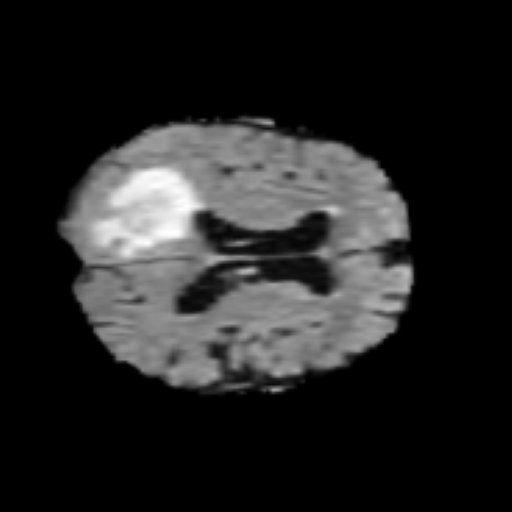
#> input picture deepgtv/dataset/Bao/ref/1.png, 512 x 512 px, found by its file name; the run also reads 2 pictures not shown here
$ jupyter execute --allow-errors 2.ipynb
#> lines starting #> are read from the running program, lines starting #| are printed output that depends on the picture
[cell 1]
import cv2
import numpy as np
import matplotlib.pyplot as plt

[cell 2]
# Đọc hai bức ảnh gốc và sau khi denoise
image_original = cv2.imread('dataset/brain/ref/1.png', cv2.IMREAD_GRAYSCALE)
#> image_original is the input picture: shape (512, 512); min 0, max 255, mean 35.4
image_denoised = cv2.imread('dataset/brain/noisy/1.png', cv2.IMREAD_GRAYSCALE)
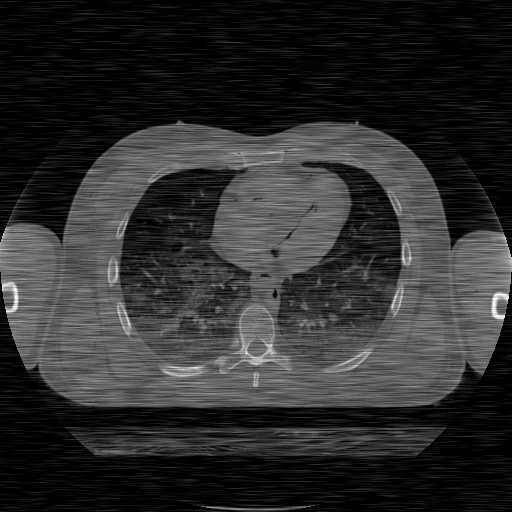
#> input picture deepgtv/dataset/Test/noisy/1.png, 512 x 512 px, found by its file name
#> image_denoised is the input picture: shape (512, 512); min 0, max 255, mean 44.7

intensity_original = image_original.ravel()
intensity_denoised = image_denoised.ravel()
# Tạo trục X (X Direction)
x_direction = list(range(len(intensity_original)))
#> x_direction = 262144 items

# Vẽ biểu đồ Intensity-Direction cho cả hai ảnh
plt.figure(figsize=(12, 6))
plt.plot(x_direction, intensity_original, label='Original Image', linewidth=1, color='blue', linestyle='--')
plt.plot(x_direction, intensity_denoised, label='Denoised Image', linewidth=1, color='black', linestyle='--')
plt.title('Intensity-Direction')
plt.xlabel('X Direction')
plt.ylabel('Intensity')
plt.legend()
plt.grid(True)
plt.show()
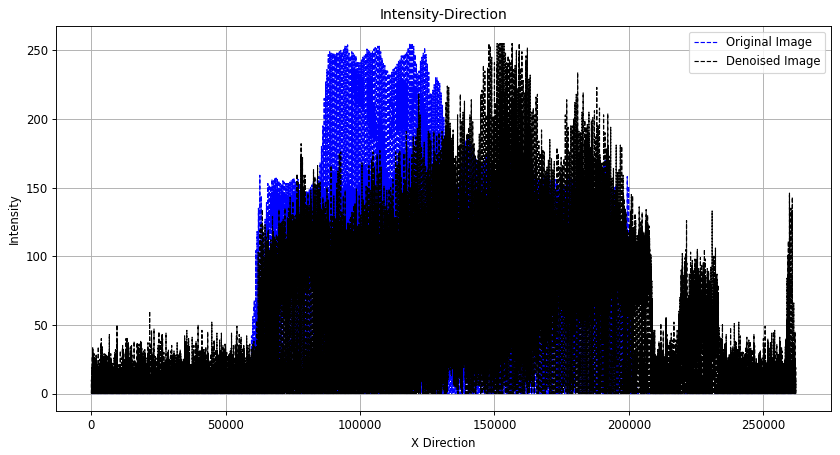
#> figure drawn by matplotlib, 1 panel; curve peaks at x = 118447, y = 255; curve peaks at x = 147983, y = 255

[cell 3]
image_original = cv2.imread('dataset/dataset_structure/ref/1.png', cv2.IMREAD_GRAYSCALE)
image_noisy = cv2.imread('dataset/dataset_structure/noisy/1.png', cv2.IMREAD_GRAYSCALE)
image_denoised = cv2.imread('result/1.png', cv2.IMREAD_GRAYSCALE)
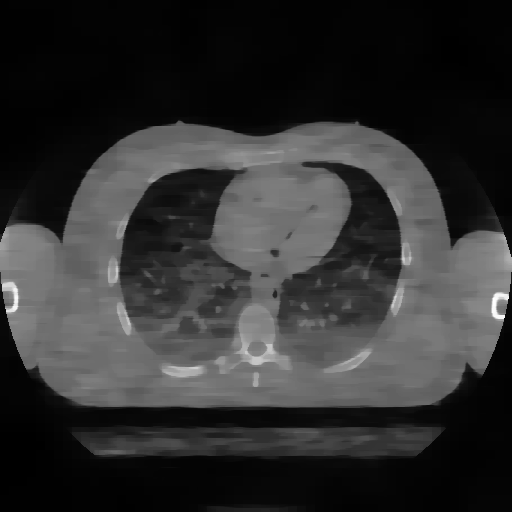
#> input picture deepgtv/result/1.png, 512 x 512 px
#> image_denoised is the input picture: shape (512, 512); min 0, max 255, mean 48.6

row = 200  # Ví dụ: chọn dòng thứ 100
intensity_original = image_original[row, :]
#> intensity_original = 512 values, max 157 at index 391, min 0 at index 0, mean 55.25
intensity_noisy = image_noisy[row, :]
#> intensity_noisy = 512 values, max 150 at index 397, min 0 at index 66, mean 57.26
intensity_denoised = image_denoised[row, :]
#> intensity_denoised = 512 values, max 144 at index 396, min 3 at index 504, mean 62.97
# Tạo trục X (chỉ số cột)
x_direction = range(intensity_original.shape[0])

fig, axes = plt.subplots(2, 3, figsize=(12, 6))
axes[0,0].imshow(image_original,cmap='gray')
axes[0,0].set_title('grouth truth')
axes[0,0].axis('off')

axes[0,1].imshow(image_noisy,cmap='gray')
axes[0,1].set_title('noisy\nPSNR:{:.2f}\nSSIM:{:.2f}'.format(12,12))
axes[0,1].axis('off')

axes[0,2].imshow(image_denoised,cmap='gray')
axes[0,2].set_title('denoise\nPSNR:{:.2f}\nSSIM:{:.2f}'.format(11,11))
axes[0,2].axis('off')

axes[1,0].plot(x_direction, intensity_original, color='blue', label='Original Image', linestyle='--', linewidth=2)
axes[1,0].set_xlabel('X Direction')
axes[1,0].set_ylabel('Intensity')
axes[1,0].legend()
axes[1,0].grid(True)

axes[1,1].plot(x_direction, intensity_original, color='blue', label='Original Image', linestyle='--', linewidth=1)
axes[1,1].plot(x_direction, intensity_noisy, color='black', label='Noisy Image', linestyle='--', linewidth=2)
axes[1,1].set_xlabel('X Direction')
axes[1,1].set_ylabel('Intensity')
axes[1,1].legend()
axes[1,1].grid(True)

axes[1,2].plot(x_direction, intensity_original, color='blue', label='Original Image', linestyle='--', linewidth=1)
axes[1,2].plot(x_direction, intensity_denoised, color='black', label='Denoise Image', linestyle='--', linewidth=2)
axes[1,2].set_xlabel('X Direction')
axes[1,2].set_ylabel('Intensity')
axes[1,2].legend()
axes[1,2].grid(True)
plt.tight_layout()
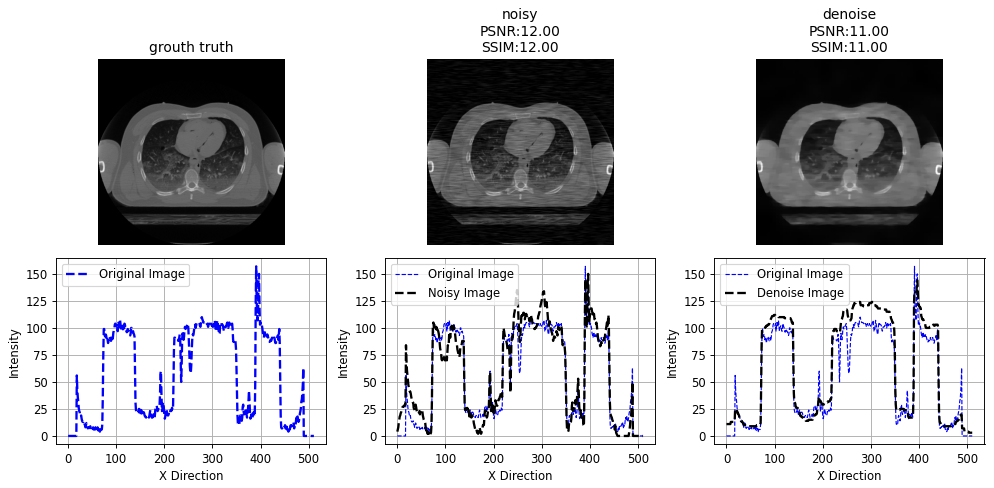
#> figure drawn by matplotlib, 6 panels; panel 4: curve peaks at x = 391, y = 157; panel 5: curve peaks at x = 391, y = 157; panel 5: curve peaks at x = 397, y = 150; panel 6: curve peaks at x = 391, y = 157

[cell 4]
image_original = cv2.imread('dataset/Hoang/ref.png', cv2.IMREAD_GRAYSCALE)
image_noisy = cv2.imread('dataset/Hoang/noisy.png', cv2.IMREAD_GRAYSCALE)
image_denoised = cv2.imread('result/1.png', cv2.IMREAD_GRAYSCALE)
# Chọn dòng hoặc cột bạn muốn plot
row = 200  # Ví dụ: chọn dòng thứ 100
intensity_original = image_original[row, :]
#> intensity_original = 512 values, max 157 at index 391, min 0 at index 1, mean 55.27
#> (the rest of this cell did not finish here and is left out)
